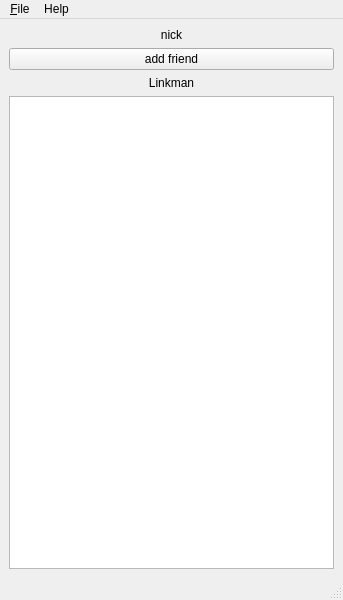
<?xml version="1.0" encoding="UTF-8"?>
<ui version="4.0">
 <class>MainWindow</class>
 <widget class="QMainWindow" name="MainWindow">
  <property name="geometry">
   <rect>
    <x>0</x>
    <y>0</y>
    <width>343</width>
    <height>600</height>
   </rect>
  </property>
  <property name="windowTitle">
   <string>Service Chat</string>
  </property>
  <widget class="QWidget" name="centralwidget">
   <layout class="QVBoxLayout" name="verticalLayout">
    <item>
     <widget class="QLabel" name="nickLabel">
      <property name="text">
       <string>nick</string>
      </property>
      <property name="alignment">
       <set>Qt::AlignCenter</set>
      </property>
     </widget>
    </item>
    <item>
     <widget class="QPushButton" name="addFriendBtn">
      <property name="text">
       <string>add friend</string>
      </property>
     </widget>
    </item>
    <item>
     <widget class="QLabel" name="linkmanLabel">
      <property name="text">
       <string>Linkman</string>
      </property>
      <property name="alignment">
       <set>Qt::AlignCenter</set>
      </property>
     </widget>
    </item>
    <item>
     <widget class="QListView" name="listView"/>
    </item>
   </layout>
  </widget>
  <widget class="QMenuBar" name="menubar">
   <property name="geometry">
    <rect>
     <x>0</x>
     <y>0</y>
     <width>343</width>
     <height>22</height>
    </rect>
   </property>
   <widget class="QMenu" name="menu_File">
    <property name="title">
     <string>&amp;File</string>
    </property>
    <addaction name="actionLogout"/>
    <addaction name="separator"/>
    <addaction name="actionSetting"/>
    <addaction name="separator"/>
    <addaction name="actionExit"/>
   </widget>
   <widget class="QMenu" name="menuHelp">
    <property name="title">
     <string>Help</string>
    </property>
    <addaction name="separator"/>
    <addaction name="actionAbout"/>
    <addaction name="actionAboutQt"/>
   </widget>
   <addaction name="menu_File"/>
   <addaction name="menuHelp"/>
  </widget>
  <widget class="QStatusBar" name="statusbar"/>
  <action name="actionLogout">
   <property name="text">
    <string>Logout</string>
   </property>
  </action>
  <action name="actionSetting">
   <property name="text">
    <string>Setting</string>
   </property>
  </action>
  <action name="actionExit">
   <property name="text">
    <string>Exit</string>
   </property>
  </action>
  <action name="actionAbout">
   <property name="text">
    <string>About</string>
   </property>
  </action>
  <action name="actionAboutQt">
   <property name="text">
    <string>AboutQt</string>
   </property>
  </action>
 </widget>
 <resources/>
 <connections/>
</ui>
